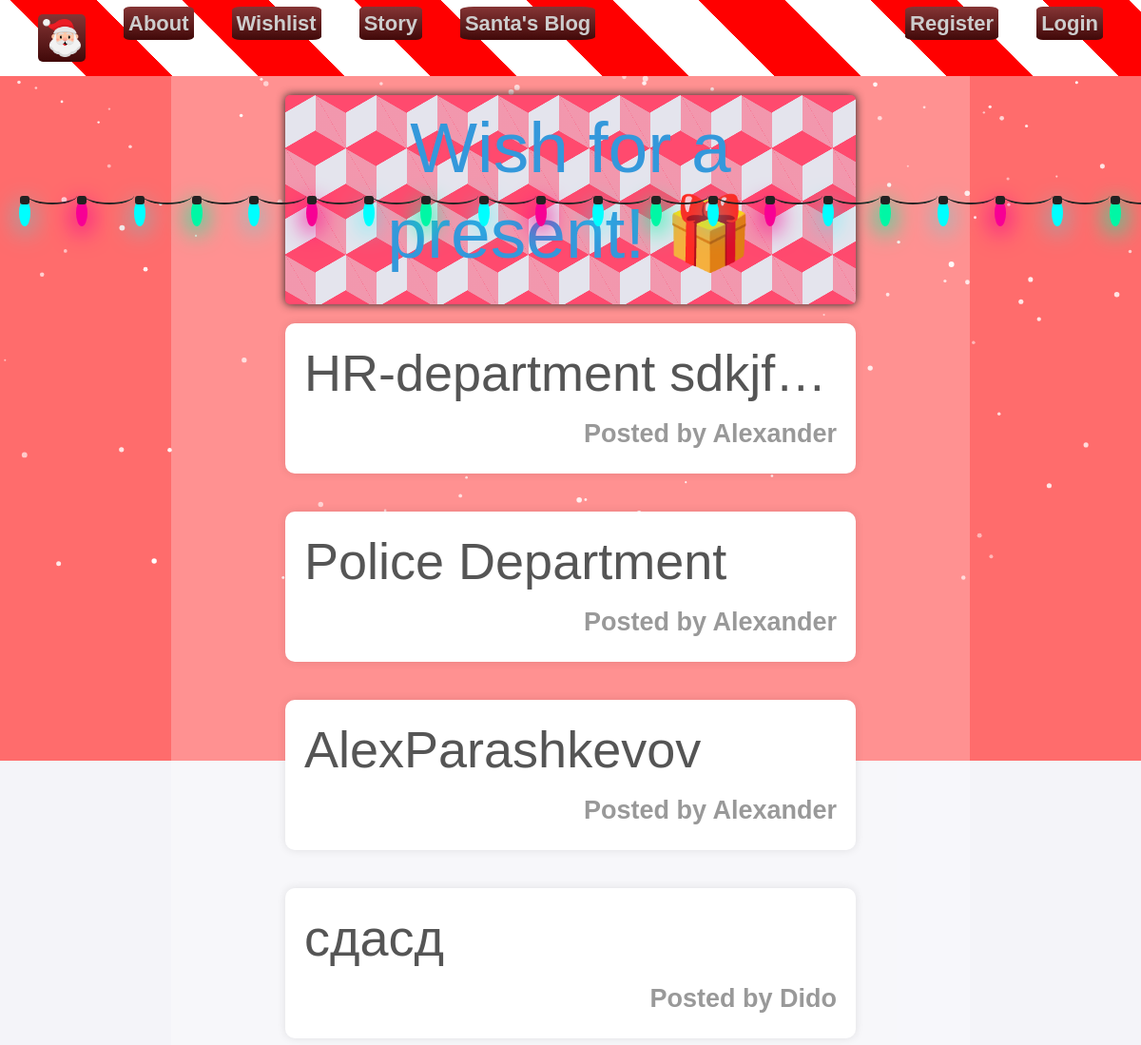
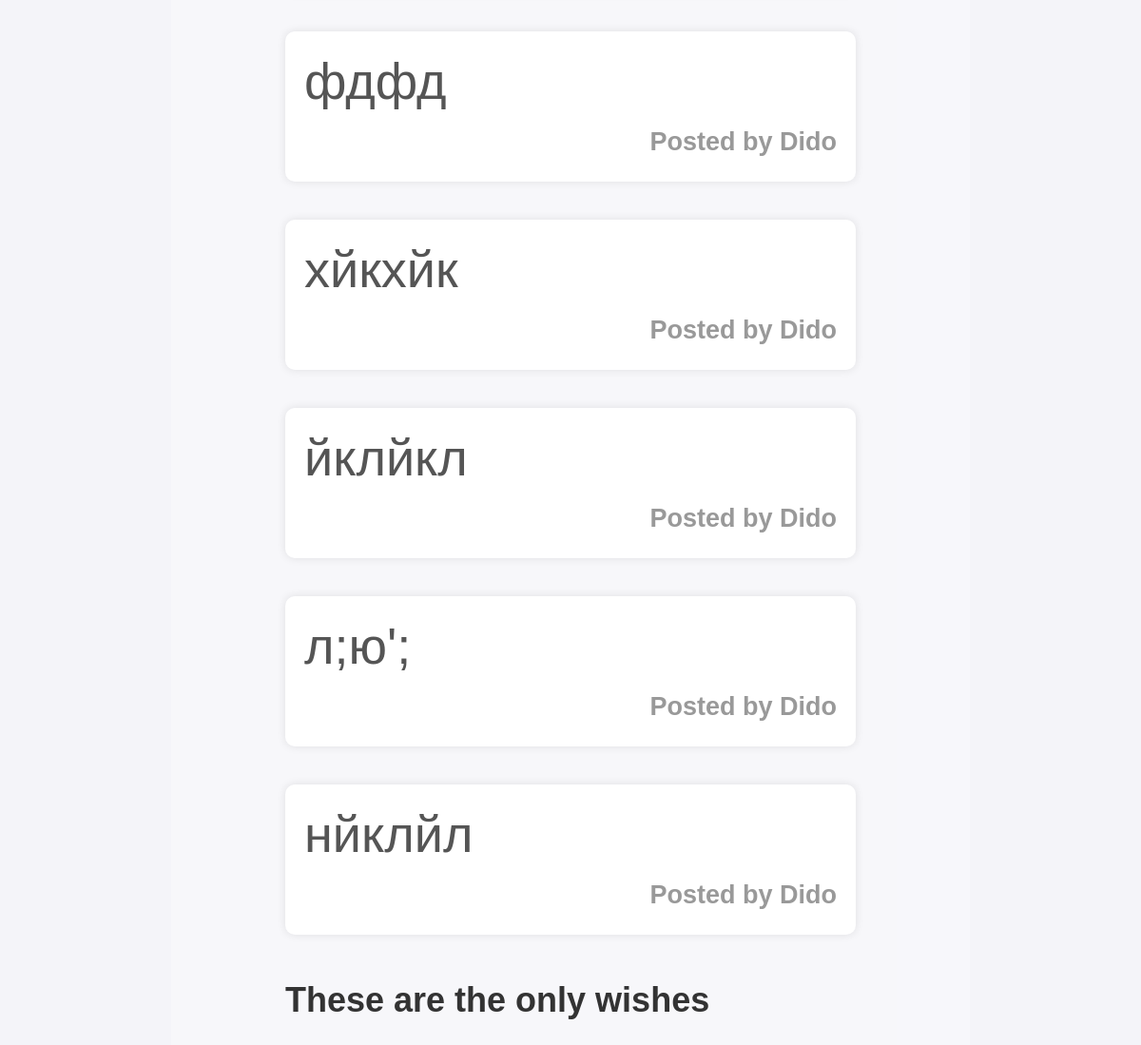
/dashboard/, run on the app's committed database (2 pictures, top to bottom).
### SantasWorkshop/presents/models.py (models this page shows)
class Present(models.Model):
    PRESENT_MAX_LENGTH = 40
    name = models.CharField(
        max_length=PRESENT_MAX_LENGTH,
        blank=False,
    )
    description = models.TextField(
        max_length=100,
        blank=False,
    )
    image = models.URLField(
        blank=False,
        help_text='Help Santa identify this present!',
    )
    user = models.ForeignKey(
        to=UserModel,
        on_delete=models.CASCADE,
        related_name='presents'
    )

### SantasWorkshop/accounts/models.py (models this page shows, shortened)
class Profile(models.Model):
    user = models.OneToOneField(
        AppUser,
        on_delete=models.CASCADE,
        primary_key=True,
        related_name='profile'
    )
    age = models.IntegerField(
        blank=True,
        null=True,
        default=None
    )
    first_name = models.CharField(
        max_length=30,
        blank=True,
        null=True,
    )
    last_name = models.CharField(
        max_length=30,
        blank=True,
        null=True,
    )
    image = models.ImageField(
        upload_to='profile_photos/',
        blank=True,
        null=True,
    )

### SantasWorkshop/base/views.py (the view)
# urls.py: path('dashboard/', DashboardView.as_view(), name='dash'),
class DashboardView(ListView):
    template_name = 'presents/dashboard.html'
    context_object_name = 'presents'
    paginate_by = 9
    def get_queryset(self):
        queryset = Present.objects.all()
        if 'query' in self.request.GET:
            query = self.request.GET.get('query')
            queryset = queryset.filter(name__icontains=query)
        return queryset

### templates/presents/dashboard.html (shortened to what this page needs)
{% extends 'common/base.html' %}
{% load static %}
{% block content %}
    <div class="container">
        <div class="top-message"><a href="{% url 'present-add' %}">
            <h1>Wish for a present! 🎁</h1>
        </a></div>
        <div class="posts">
            {% for present in presents %}
                <a href="{% url 'present-details' present.pk %}">
                    <div class="post">
                        <h2> {{ present.name|truncatechars:20 }} </h2>
                        <div class="post-meta">
                            <span>Posted by {% if present.user.profile.first_name %}
                                {{ present.user.profile.first_name }}
                            {% else %}
                                {{ present.user.username }}
                            {% endif %}</span>
                        </div>
                    </div>
                </a>
            {% empty %}
                <h1 class="no-posts">No Posts</h1>
            {% endfor %}
            {% if not page_obj.has_next and page_obj.number == 1 %}
                <p>These are the only wishes</p>
            {% endif %}
        </div>
    </div>
{% endblock %}

### static/css/main.css (style rules this page uses)
* { box-sizing: border-box; margin: 0; padding: 0; }
body { font-family: "Roboto", sans-serif; font-weight: 300; font-style: normal; background-color: #f3f0f0; line-height: 1.6; color: #333; }
.container { width: 80%; margin: 0 auto; padding: 20px; max-width: 1200px; }
h1 { text-align: center; color: #333; font-size: 2.5rem; margin-bottom: 20px; }
h2 { font-size: 1.8rem; margin-bottom: 10px; }
p { font-size: 1.2rem; margin-bottom: 20px; }
a { text-decoration: none; color: #337ab7; }
.post { padding: 20px; border-radius: 10px; background-color: #ffffff; box-shadow: 0 0 10px rgba(0, 0, 0, 0.1); margin-bottom: 20px; }
.post h2 { margin: 0; color: #555; text-align: left; }
.post-meta { margin-top: 10px; display: flex; justify-content: end; font-size: 0.9em; color: #999; }
.posts { margin-top: 20px; display: flex; flex-direction: column; gap: 20px; }

### static/css/nav.css (style rules this page uses)
body, html { margin: 0; padding: 0; overflow-x: hidden; }

### static/css/forms.css (style rules this page uses)
.top-message { text-align: center; background-image: linear-gradient(30deg, #FF4A6E 12%, transparent 12.5%, transparent 87%, #FF4A6E 87.5%, #FF4A6E), linear-gradient(150deg, #FF4A6E 12%, transparent 12.5%, transparent 87%, #FF4A6E 87.5%, #FF4A6E), linear-gradient(30deg, #FF4A6E 12%, transparent 12.5%, transparent 87%, #FF4A6E 87.5%, #FF4A6E), linear-gradient(150deg, #FF4A6E 12%, transparent 12.5%, transparent 87%, #FF4A6E 87.5%, #FF4A6E), linear-gradient(60deg, #FF4A6E80 25%, transparent 25.5%, transparent 75%, #FF4A6E80 75%, #FF4A6E80), linear-gradient(60deg, #FF4A6E80 25%, transparent 25.5%, transparent 75%, #FF4A6E80 75%, #FF4A6E80); background-size: 64px 112px; background-position: 0 0, 0 0, 32px 56px, 32px 56px, 0 0, 32px 56px; background-color: #E4E4ED; padding: 10px; border-radius: 5px; box-shadow: #222222 0 0 10px; }
.top-message h1 { color: #3498db; }

### static/css/snow.css (style rules this page uses)
body, html { margin: 0; height: auto; font-weight: 700; font-size: 30px; color: #FFF; }

### static/css/about.css (style rules this page uses)
body { font-family: 'Arial', sans-serif; background-color: #f4f4f9; color: #333; }
main h2 { color: #c62828; text-align: center; margin-bottom: 1rem; }

### data on the page
Present: name "HR-department sdkjf…", user.profile.first_name "Alexander"
Present: name "Police Department", user.profile.first_name "Alexander"
Present: name "AlexParashkevov", user.profile.first_name "Alexander"
Present: name "сдасд", user.profile.first_name "Dido"
Present: name "фдфд", user.profile.first_name "Dido"
Present: name "хйкхйк", user.profile.first_name "Dido"
Present: name "йклйкл", user.profile.first_name "Dido"
Present: name "л;ю';", user.profile.first_name "Dido"
Present: name "нйклйл", user.profile.first_name "Dido"
